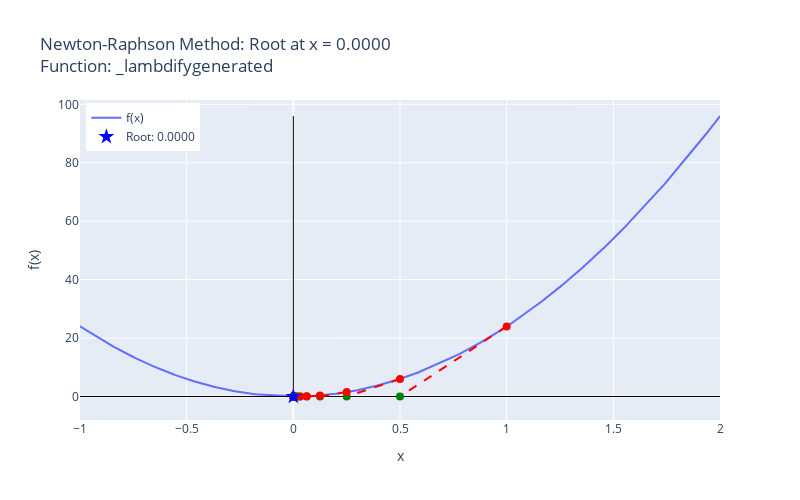

This figure's notebook cell:
### Code cell
plot_newton_plotly(f_num,root, iterations)

### Figure 1 — Plotly figure (JSON) as saved in the notebook; plotly's stock layout.template omitted (floating-point values rounded to 4 significant figures; data arrays with more than 128 entries replaced by an {"elided": "..."} marker saying what was removed)
{"data": [{"mode": "lines", "name": "f(x)", "type": "scatter", "x": {"elided": "4000 float values"}, "y": {"elided": "4000 float values"}}, {"line": {"color": "black", "width": 1}, "mode": "lines", "showlegend": false, "type": "scatter", "x": [-1.0, 2], "y": [0, 0]}, {"line": {"color": "black", "width": 1}, "mode": "lines", "showlegend": false, "type": "scatter", "x": [0, 0], "y": [9.701e-12, 96]}, {"line": {"color": "red", "dash": "dash"}, "mode": "lines", "showlegend": false, "type": "scatter", "x": [1, 0.5], "y": [24, 0]}, {"marker": {"color": "red", "size": 8}, "mode": "markers", "showlegend": false, "type": "scatter", "x": [1], "y": [24]}, {"marker": {"color": "green", "size": 8}, "mode": "markers", "showlegend": false, "type": "scatter", "x": [0.5], "y": [0]}, {"line": {"color": "red", "dash": "dash"}, "mode": "lines", "showlegend": false, "type": "scatter", "x": [0.5, 0.25], "y": [6, 0]}, {"marker": {"color": "red", "size": 8}, "mode": "markers", "showlegend": false, "type": "scatter", "x": [0.5], "y": [6]}, {"marker": {"color": "green", "size": 8}, "mode": "markers", "showlegend": false, "type": "scatter", "x": [0.25], "y": [0]}, {"line": {"color": "red", "dash": "dash"}, "mode": "lines", "showlegend": false, "type": "scatter", "x": [0.25, 0.125], "y": [1.5, 0]}, {"marker": {"color": "red", "size": 8}, "mode": "markers", "showlegend": false, "type": "scatter", "x": [0.25], "y": [1.5]}, {"marker": {"color": "green", "size": 8}, "mode": "markers", "showlegend": false, "type": "scatter", "x": [0.125], "y": [0]}, {"line": {"color": "red", "dash": "dash"}, "mode": "lines", "showlegend": false, "type": "scatter", "x": [0.125, 0.0625], "y": [0.375, 0]}, {"marker": {"color": "red", "size": 8}, "mode": "markers", "showlegend": false, "type": "scatter", "x": [0.125], "y": [0.375]}, {"marker": {"color": "green", "size": 8}, "mode": "markers", "showlegend": false, "type": "scatter", "x": [0.0625], "y": [0]}, {"line": {"color": "red", "dash": "dash"}, "mode": "lines", "showlegend": false, "type": "scatter", "x": [0.0625, 0.03125], "y": [0.09375, 0]}, {"marker": {"color": "red", "size": 8}, "mode": "markers", "showlegend": false, "type": "scatter", "x": [0.0625], "y": [0.09375]}, {"marker": {"color": "green", "size": 8}, "mode": "markers", "showlegend": false, "type": "scatter", "x": [0.03125], "y": [0]}, {"line": {"color": "red", "dash": "dash"}, "mode": "lines", "showlegend": false, "type": "scatter", "x": [0.03125, 0.01562], "y": [0.02344, 0]}, {"marker": {"color": "red", "size": 8}, "mode": "markers", "showlegend": false, "type": "scatter", "x": [0.03125], "y": [0.02344]}, {"marker": {"color": "green", "size": 8}, "mode": "markers", "showlegend": false, "type": "scatter", "x": [0.01562], "y": [0]}, {"line": {"color": "red", "dash": "dash"}, "mode": "lines", "showlegend": false, "type": "scatter", "x": [0.01562, 0.007812], "y": [0.005859, 0]}, {"marker": {"color": "red", "size": 8}, "mode": "markers", "showlegend": false, "type": "scatter", "x": [0.01562], "y": [0.005859]}, {"marker": {"color": "green", "size": 8}, "mode": "markers", "showlegend": false, "type": "scatter", "x": [0.007812], "y": [0]}, {"line": {"color": "red", "dash": "dash"}, "mode": "lines", "showlegend": false, "type": "scatter", "x": [0.007812, 0.003906], "y": [0.001465, 0]}, {"marker": {"color": "red", "size": 8}, "mode": "markers", "showlegend": false, "type": "scatter", "x": [0.007812], "y": [0.001465]}, {"marker": {"color": "green", "size": 8}, "mode": "markers", "showlegend": false, "type": "scatter", "x": [0.003906], "y": [0]}, {"line": {"color": "red", "dash": "dash"}, "mode": "lines", "showlegend": false, "type": "scatter", "x": [0.003906, 0.001953], "y": [0.0003662, 0]}, {"marker": {"color": "red", "size": 8}, "mode": "markers", "showlegend": false, "type": "scatter", "x": [0.003906], "y": [0.0003662]}, {"marker": {"color": "green", "size": 8}, "mode": "markers", "showlegend": false, "type": "scatter", "x": [0.001953], "y": [0]}, {"line": {"color": "red", "dash": "dash"}, "mode": "lines", "showlegend": false, "type": "scatter", "x": [0.001953, 0.0009766], "y": [9.155e-05, 0]}, {"marker": {"color": "red", "size": 8}, "mode": "markers", "showlegend": false, "type": "scatter", "x": [0.001953], "y": [9.155e-05]}, {"marker": {"color": "green", "size": 8}, "mode": "markers", "showlegend": false, "type": "scatter", "x": [0.0009766], "y": [0]}, {"line": {"color": "red", "dash": "dash"}, "mode": "lines", "showlegend": false, "type": "scatter", "x": [0.0009766, 0.0004883], "y": [2.289e-05, 0]}, {"marker": {"color": "red", "size": 8}, "mode": "markers", "showlegend": false, "type": "scatter", "x": [0.0009766], "y": [2.289e-05]}, {"marker": {"color": "green", "size": 8}, "mode": "markers", "showlegend": false, "type": "scatter", "x": [0.0004883], "y": [0]}, {"line": {"color": "red", "dash": "dash"}, "mode": "lines", "showlegend": false, "type": "scatter", "x": [0.0004883, 0.0002441], "y": [5.722e-06, 0]}, {"marker": {"color": "red", "size": 8}, "mode": "markers", "showlegend": false, "type": "scatter", "x": [0.0004883], "y": [5.722e-06]}, {"marker": {"color": "green", "size": 8}, "mode": "markers", "showlegend": false, "type": "scatter", "x": [0.0002441], "y": [0]}, {"line": {"color": "red", "dash": "dash"}, "mode": "lines", "showlegend": false, "type": "scatter", "x": [0.0002441, 0.0001221], "y": [1.431e-06, 0]}, {"marker": {"color": "red", "size": 8}, "mode": "markers", "showlegend": false, "type": "scatter", "x": [0.0002441], "y": [1.431e-06]}, {"marker": {"color": "green", "size": 8}, "mode": "markers", "showlegend": false, "type": "scatter", "x": [0.0001221], "y": [0]}, {"line": {"color": "red", "dash": "dash"}, "mode": "lines", "showlegend": false, "type": "scatter", "x": [0.0001221, 6.104e-05], "y": [3.576e-07, 0]}, {"marker": {"color": "red", "size": 8}, "mode": "markers", "showlegend": false, "type": "scatter", "x": [0.0001221], "y": [3.576e-07]}, {"marker": {"color": "green", "size": 8}, "mode": "markers", "showlegend": false, "type": "scatter", "x": [6.104e-05], "y": [0]}, {"line": {"color": "red", "dash": "dash"}, "mode": "lines", "showlegend": false, "type": "scatter", "x": [6.104e-05, 3.052e-05], "y": [8.941e-08, 0]}, {"marker": {"color": "red", "size": 8}, "mode": "markers", "showlegend": false, "type": "scatter", "x": [6.104e-05], "y": [8.941e-08]}, {"marker": {"color": "green", "size": 8}, "mode": "markers", "showlegend": false, "type": "scatter", "x": [3.052e-05], "y": [0]}, {"line": {"color": "red", "dash": "dash"}, "mode": "lines", "showlegend": false, "type": "scatter", "x": [3.052e-05, 1.526e-05], "y": [2.235e-08, 0]}, {"marker": {"color": "red", "size": 8}, "mode": "markers", "showlegend": false, "type": "scatter", "x": [3.052e-05], "y": [2.235e-08]}, {"marker": {"color": "green", "size": 8}, "mode": "markers", "showlegend": false, "type": "scatter", "x": [1.526e-05], "y": [0]}, {"line": {"color": "red", "dash": "dash"}, "mode": "lines", "showlegend": false, "type": "scatter", "x": [1.526e-05, 7.629e-06], "y": [5.588e-09, 0]}, {"marker": {"color": "red", "size": 8}, "mode": "markers", "showlegend": false, "type": "scatter", "x": [1.526e-05], "y": [5.588e-09]}, {"marker": {"color": "green", "size": 8}, "mode": "markers", "showlegend": false, "type": "scatter", "x": [7.629e-06], "y": [0]}, {"line": {"color": "red", "dash": "dash"}, "mode": "lines", "showlegend": false, "type": "scatter", "x": [7.629e-06, 3.815e-06], "y": [1.397e-09, 0]}, {"marker": {"color": "red", "size": 8}, "mode": "markers", "showlegend": false, "type": "scatter", "x": [7.629e-06], "y": [1.397e-09]}, {"marker": {"color": "green", "size": 8}, "mode": "markers", "showlegend": false, "type": "scatter", "x": [3.815e-06], "y": [0]}, {"line": {"color": "red", "dash": "dash"}, "mode": "lines", "showlegend": false, "type": "scatter", "x": [3.815e-06, 1.907e-06], "y": [3.492e-10, 0]}, {"marker": {"color": "red", "size": 8}, "mode": "markers", "showlegend": false, "type": "scatter", "x": [3.815e-06], "y": [3.492e-10]}, {"marker": {"color": "green", "size": 8}, "mode": "markers", "showlegend": false, "type": "scatter", "x": [1.907e-06], "y": [0]}, {"line": {"color": "red", "dash": "dash"}, "mode": "lines", "showlegend": false, "type": "scatter", "x": [1.907e-06, 9.537e-07], "y": [8.731e-11, 0]}, {"marker": {"color": "red", "size": 8}, "mode": "markers", "showlegend": false, "type": "scatter", "x": [1.907e-06], "y": [8.731e-11]}, {"marker": {"color": "green", "size": 8}, "mode": "markers", "showlegend": false, "type": "scatter", "x": [9.537e-07], "y": [0]}, {"marker": {"color": "blue", "size": 12, "symbol": "star"}, "mode": "markers", "name": "Root: 0.0000", "type": "scatter", "x": [9.537e-07], "y": [2.183e-11]}], "layout": {"height": 500, "legend": {"x": 0.01, "xanchor": "left", "y": 0.99, "yanchor": "top"}, "title": {"text": "Newton-Raphson Method: Root at x = 0.0000 <br>Function: _lambdifygenerated"}, "width": 800, "xaxis": {"title": {"text": "x"}}, "yaxis": {"title": {"text": "f(x)"}}}}
